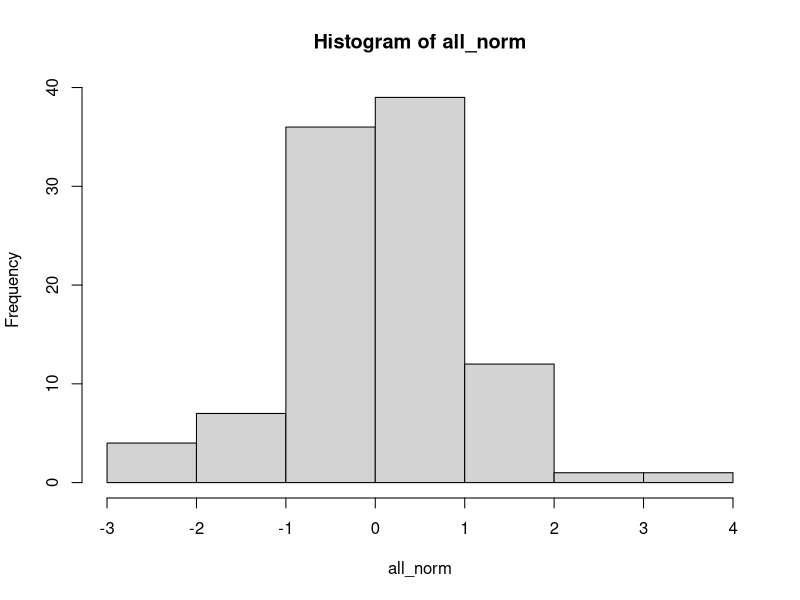
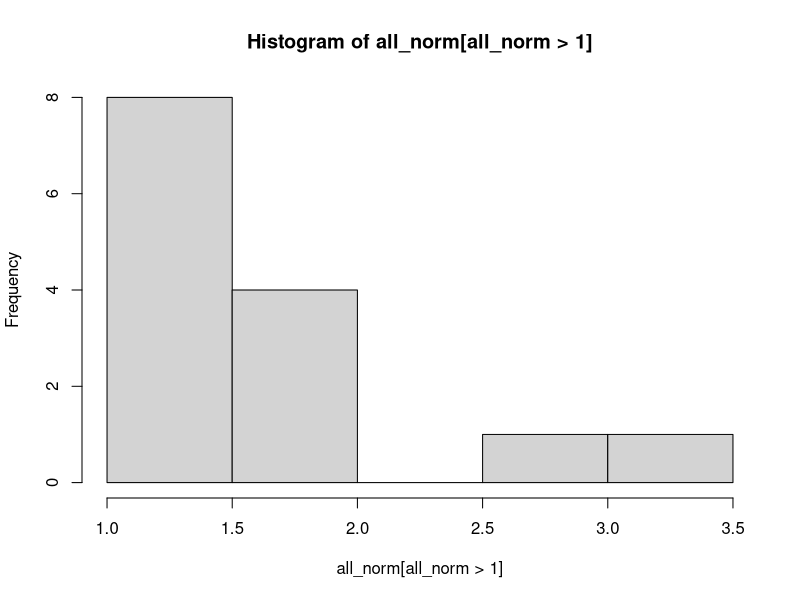
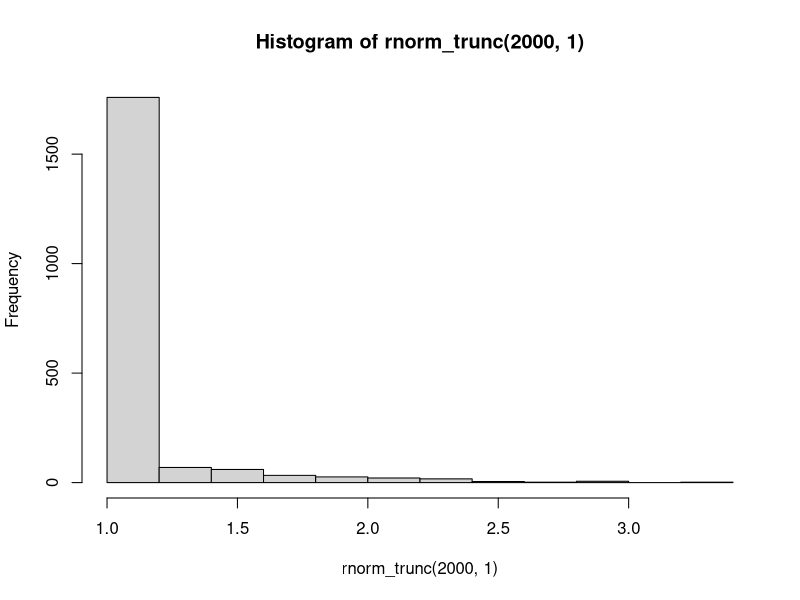
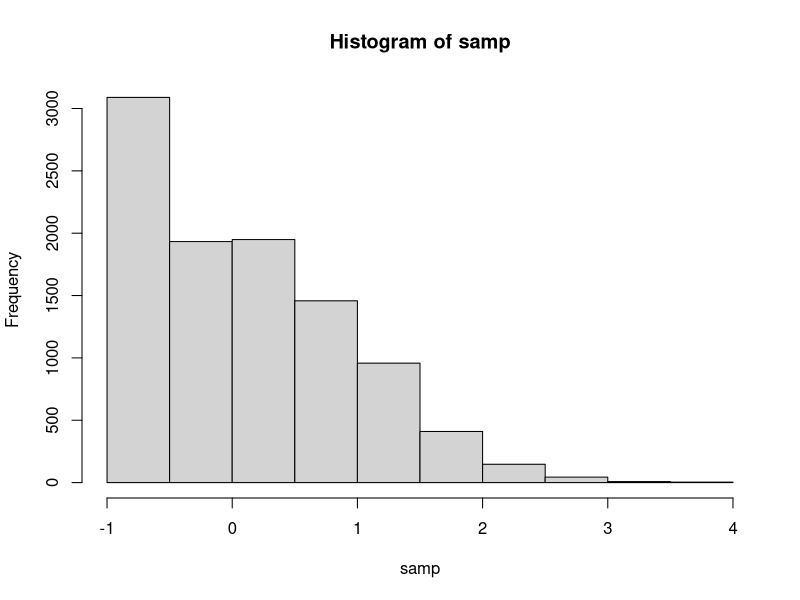
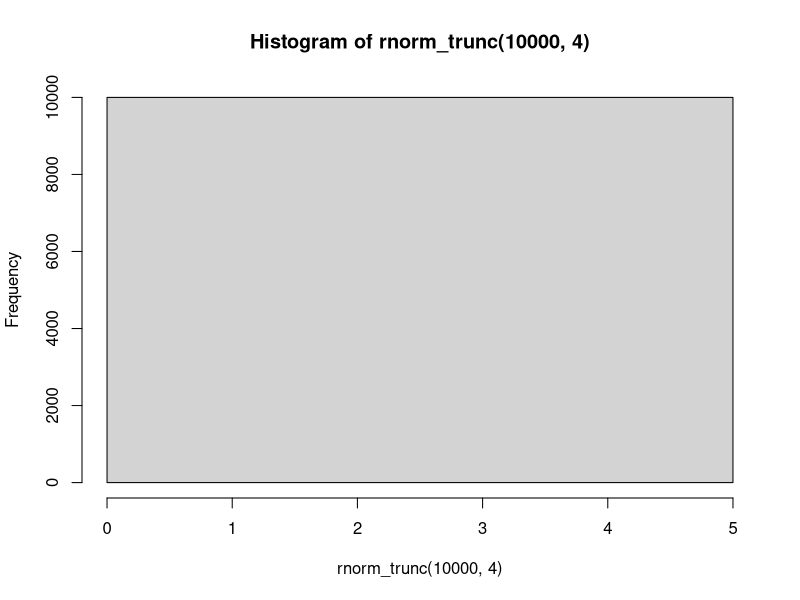
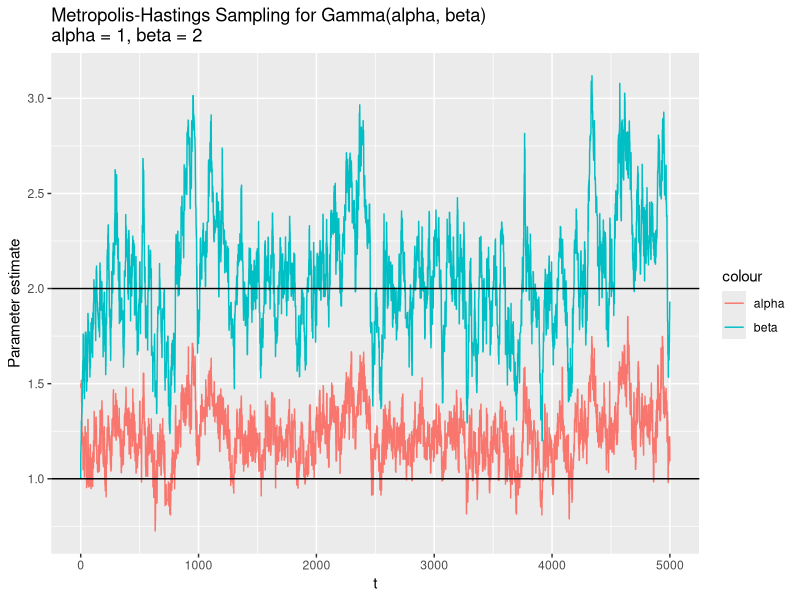
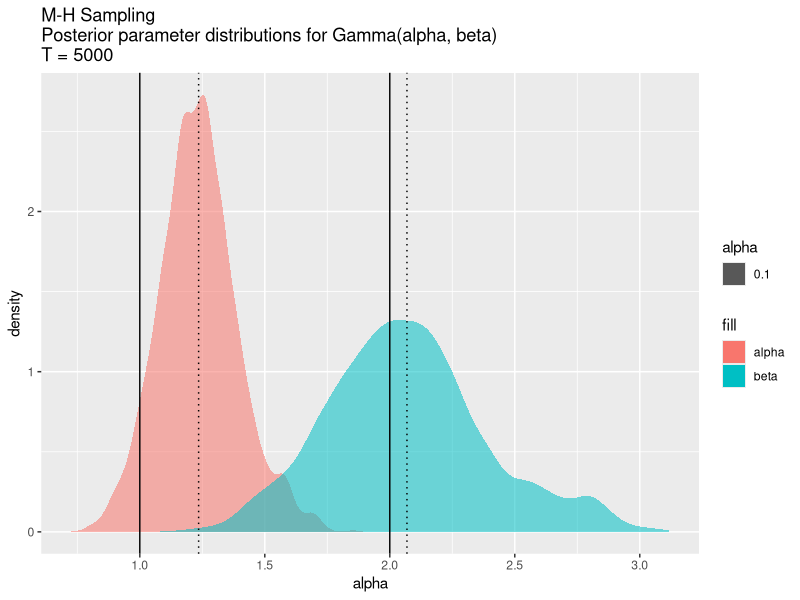
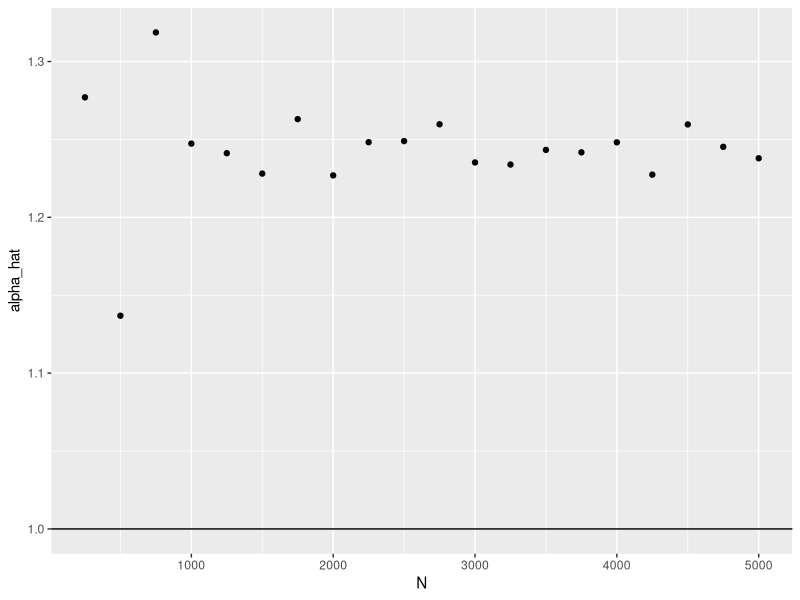

Generate these figures, in order, with R:
## ---- chunk 1
knitr::opts_chunk$set(echo = TRUE)
library(ggplot2)
library(data.table)
## ---- chunk 2
all_norm = rnorm(100)
hist(all_norm)
hist(all_norm[all_norm > 1])
## ---- chunk 3
rnorm_trunc = function(n, min = 0){
  X = rnorm(n)
  X = unlist(lapply(X, max, min))
  return(X)
}

hist(rnorm_trunc(2000, 1))
## ---- chunk 4
samp = rnorm_trunc(10000, -1)
hist(samp, breaks  = 10)
## ---- chunk 5
hist(rnorm_trunc(10000,4))
## ---- chunk 6
library(MASS)
data(hills)
summary(hills)
## ---- chunk 7
class(hills)
## ---- chunk 8
ncol(hills)
## ---- chunk 9
hills[which(rownames(hills) == 'Two Breweries'),]
row.names(hills)[which(rownames(hills) == 'Two Breweries')] <-'Three Breweries'
hills[which(rownames(hills) == 'Two Breweries'),]
hills[which(rownames(hills) == 'Three Breweries'),]
## ---- chunk 10
with(hills[hills$climb > 1000,], mean(dist))
## ---- chunk 11
library(nlme)
data(Orthodont)
head(Orthodont)
#class(Orthodont)
## ---- chunk 12
head(methods(print))
#nlme:::print.groupedData(Orthodont)
## ---- chunk 13
fibonacci = function(n){
  if(n < 0) {
    #print(n)
    F_n = 0
  }else if(n <= 1){  #note this is different than the example given in Recall (they used <=2) - has to do with indexing from 0 v 1
    #print(n)
    F_n = 1
  }else{
    #print(n)
    F_n = Recall(n-1) + Recall(n-2)
  }
  F_n
}

fibonacci(2)   #evaluated 3 times

fibonacci(0)   #evaluated 1 time
fibonacci(1)   #evaluated 1 time
fibonacci(3)   #evaluated 5 times
## ---- chunk 14
fib_2 = function(n){
  
  f_n_minus_1 = 1
  f_n_minus_2 = 1
  
  if(n < 0){
    return(0)
  }else if(n <= 1){
    return(1)
  }else{
    #initialize f_i at the first lag
    f_i = f_n_minus_1
    
     for(i in 2:n){
       
       #save old value
       f_i_old = f_i
       
       #get new value of f_i
       f_i = f_n_minus_1 + f_n_minus_2
       
       #update lag counters
       f_n_minus_2 = f_n_minus_1
       f_n_minus_1 = f_i_old
       
       print(c(i, f_i, f_n_minus_1, f_n_minus_2))
     }
    return(f_i)
  }
}
fib_2(1)
fib_2(2)
fib_2(3)
fib_2(4)
fib_2(5)
## ---- chunk 15
#vector of data x
alpha_true = 1
beta_true = 2

x = rgamma(100, shape = alpha_true, rate = beta_true)


# evaluate the posterior distribution of alpha given a vector of data
posterior = function(x, alpha, beta){
  
  # get prior density
  prior_alpha = dexp(alpha, rate = 1, log = T)  # alpha ~ exp(1)
  prior_beta = dexp(beta, rate = 1, log = T)  # beta ~ exp(1)
  
  likelihood = dgamma(x, alpha, beta, log = T)
  
  posterior = prior_alpha + prior_beta + sum(likelihood)
  
  return(posterior)
}

posterior(x, alpha = 1.1, beta = 2.3)
posterior(x, alpha = 2, beta = 2)

## ---- chunk 16
step_MH = function(x, alpha, beta, sigma){
  
  alpha_prime = rnorm(n = 1, alpha, sigma)
  beta_prime = rnorm(n = 1, beta, sigma)
  
  a = exp(posterior(x, alpha = alpha_prime, beta = beta_prime) - posterior(x, alpha = alpha, beta = beta))
  u = runif(1)
  if(u < a){
    data.frame(alpha = alpha_prime, beta = beta_prime)
  }else{
    data.frame(alpha = alpha, beta = beta)
  }
}

step_MH(x, alpha = 1.1, beta = 2.3, sigma = 0.01)

## ---- chunk 17
run_MH = function(N, x, alpha, beta, sigma){
  chains = data.frame(t = 0, alpha = alpha, beta = beta)
  for(t in 1:N){
    step = step_MH(x, alpha = chains[t,]$alpha, beta = chains[t,]$beta, sigma)
    chains[t+1, ] = c(t, step$alpha, step$beta)
  }
  return(chains)
}
chains = run_MH(5000, x = x, alpha = 1.5, beta = 1, sigma = 0.1)


ggplot(chains, aes(x = t, y = alpha)) + geom_line(aes(color = 'alpha')) + geom_line(aes(x = t, y = beta, color = 'beta')) +
  ggtitle(paste0("Metropolis-Hastings Sampling for Gamma(alpha, beta)\n", "alpha = ", alpha_true, ", beta = ", beta_true)) + 
  geom_hline(yintercept = alpha_true) +
  geom_hline(yintercept = beta_true) +
  ylab("Parameter estimate")
## ---- chunk 18
ggplot(chains) + stat_density(aes(x = alpha, fill = 'alpha', alpha = 0.1)) +
  stat_density(aes(x = beta, fill = 'beta', alpha = 0.1)) +
  geom_vline(xintercept = mean(chains$alpha), linetype = 'dotted') + 
  geom_vline(xintercept = alpha_true) +
  geom_vline(xintercept = mean(chains$beta), linetype = 'dotted') + 
  geom_vline(xintercept = beta_true) +
  ggtitle(paste0("M-H Sampling\nPosterior parameter distributions for Gamma(alpha, beta)\nT = ", nrow(chains) - 1))
## ---- chunk 19
Ts = seq(250, 5000, by = 250)

all_chains = lapply(Ts, FUN = run_MH, x = x, alpha = 1.5, beta = 1, sigma = 0.2)

all_chains = rbindlist(all_chains)
all_chains = as.data.table(all_chains)
all_chains[, N := rep(Ts, times = Ts + 1)]


all_chains[, .(mean(alpha), .N), N]
all_chains[, .(mean(beta), .N), N]

ggplot(all_chains[, .(alpha_hat = mean(alpha)), N]) + geom_point(aes(x = N, y = alpha_hat)) + geom_hline(yintercept = alpha_true)
ggplot(all_chains[, .(beta_hat = mean(beta)), N]) + geom_point(aes(x = N, y = beta_hat)) + geom_hline(yintercept = beta_true)

